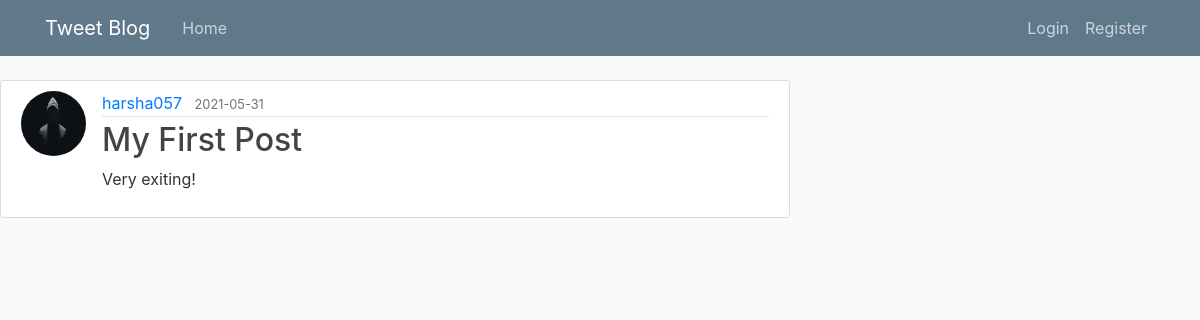
/post/1, run on the app's committed database.
### flaskblog/models.py (models this page shows, shortened)
class User(db.Model, UserMixin):
    id = db.Column(db.Integer, primary_key=True)
    username = db.Column(db.String(20), unique=True, nullable=False)
    email = db.Column(db.String(120), unique=True, nullable=False)
    image_file = db.Column(db.String(60), nullable=False,
                           default='default.jpg')
    password = db.Column(db.String(60), nullable=False)
    posts = db.relationship('Post', backref='author', lazy=True)

class Post(db.Model):
    id = db.Column(db.Integer, primary_key=True)
    title = db.Column(db.String(100), nullable=False)
    date_posted = db.Column(db.DateTime, nullable=False,
                            default=datetime.utcnow)
    content = db.Column(db.Text, nullable=False)
    user_id = db.Column(db.Integer, db.ForeignKey('user.id'), nullable=False)

### flaskblog/routes.py (the view)
@app.route("/post/<int:post_id>")
def post(post_id):
    post = Post.query.get_or_404(post_id)
    return render_template('post.html', title='post.title', post=post)

### flaskblog/templates/post.html (shortened to what this page needs)
{% extends 'layout.html'%}
{% block content %}
<article class="media content-section">
    <img class="rounded-circle article-img"
        src="{{ url_for('static', filename='profile_pics/' + post.author.image_file) }}">
    <div class="media-body">
        <div class="article-metadata">
            <a class="mr-2" href="{{ url_for('user_posts', username=post.author.username ) }}">{{ post.author.username }}</a>
            <small class="text-muted">{{ post.date_posted.strftime('%Y-%m-%d') }}</small>
        </div>
        <h2 class="article-title">{{ post.title }}</h2>
        <p class="article-content">{{ post.content }}</p>
    </div>
</article>
{% endblock %}

### flaskblog/static/main.css (style rules this page uses)
body { background: #fafafa; color: #333333; margin-top: 5rem; }
h1, h2, h3, h4, h5, h6 { color: #444444; }
.content-section { background: #ffffff; padding: 10px 20px; border: 1px solid #dddddd; border-radius: 3px; margin-bottom: 20px; }
.article-title { color: #444444; }
.article-content { white-space: pre-line; }
.article-img { height: 65px; width: 65px; margin-right: 16px; }
.article-metadata { padding-bottom: 1px; margin-bottom: 4px; border-bottom: 1px solid #e3e3e3 }

### data on the page
User: image_file (placeholder picture), author.username "harsha057"
Post: date_posted "2021-05-31", title "My First Post", content "Very exiting!"
